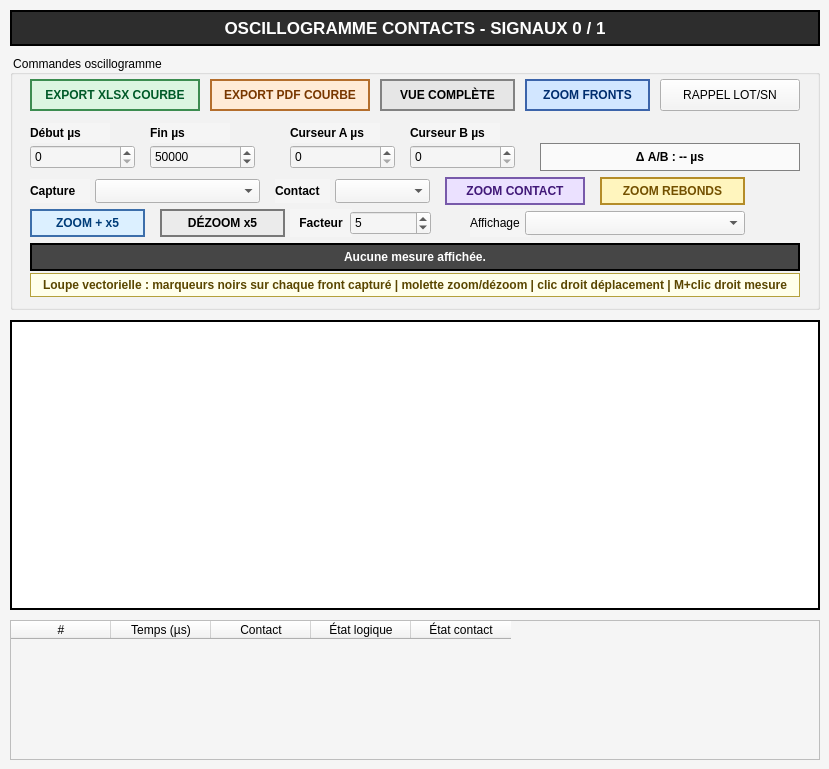
    <widget class="QWidget" name="tab_chrono_oscillo">
     <property name="styleSheet">
      <string>background-color: rgb(245,245,245);</string>
     </property>
     <attribute name="title">
      <string>Oscillogramme contacts</string>
     </attribute>
     <widget class="QLabel" name="label_oscillo_title">
      <property name="geometry">
       <rect>
        <x>10</x>
        <y>10</y>
        <width>810</width>
        <height>36</height>
       </rect>
      </property>
      <property name="styleSheet">
       <string>background-color: rgb(45,45,45); color: white; font-size: 13pt; font-weight: bold; border: 2px solid black;</string>
      </property>
      <property name="text">
       <string>OSCILLOGRAMME CONTACTS - SIGNAUX 0 / 1</string>
      </property>
      <property name="alignment">
       <set>Qt::AlignmentFlag::AlignCenter</set>
      </property>
     </widget>
     <widget class="QGroupBox" name="groupBox_oscillo_actions">
      <property name="geometry">
       <rect>
        <x>10</x>
        <y>55</y>
        <width>810</width>
        <height>255</height>
       </rect>
      </property>
      <property name="title">
       <string>Commandes oscillogramme</string>
      </property>
      <widget class="QPushButton" name="pushButton_oscillo_export_xlsx">
       <property name="geometry">
        <rect>
         <x>20</x>
         <y>24</y>
         <width>170</width>
         <height>32</height>
        </rect>
       </property>
       <property name="minimumSize">
        <size>
         <width>0</width>
         <height>32</height>
        </size>
       </property>
       <property name="styleSheet">
        <string>background-color: rgb(220,245,225); color: rgb(0,90,40); font-weight: bold; border: 2px solid rgb(60,140,80);</string>
       </property>
       <property name="text">
        <string>EXPORT XLSX COURBE</string>
       </property>
      </widget>
      <widget class="QPushButton" name="pushButton_oscillo_export_pdf">
       <property name="geometry">
        <rect>
         <x>200</x>
         <y>24</y>
         <width>160</width>
         <height>32</height>
        </rect>
       </property>
       <property name="minimumSize">
        <size>
         <width>0</width>
         <height>32</height>
        </size>
       </property>
       <property name="styleSheet">
        <string>background-color: rgb(255,235,215); color: rgb(120,55,0); font-weight: bold; border: 2px solid rgb(180,110,45);</string>
       </property>
       <property name="text">
        <string>EXPORT PDF COURBE</string>
       </property>
      </widget>
      <widget class="QPushButton" name="pushButton_oscillo_vue_complete">
       <property name="geometry">
        <rect>
         <x>370</x>
         <y>24</y>
         <width>135</width>
         <height>32</height>
        </rect>
       </property>
       <property name="styleSheet">
        <string>background-color: rgb(230,230,230); color: black; font-weight: bold; border: 2px solid rgb(130,130,130);</string>
       </property>
       <property name="text">
        <string>VUE COMPLÈTE</string>
       </property>
      </widget>
      <widget class="QPushButton" name="pushButton_oscillo_zoom_fronts">
       <property name="geometry">
        <rect>
         <x>515</x>
         <y>24</y>
         <width>125</width>
         <height>32</height>
        </rect>
       </property>
       <property name="styleSheet">
        <string>background-color: rgb(210,230,255); color: rgb(0,45,110); font-weight: bold; border: 2px solid rgb(60,100,170);</string>
       </property>
       <property name="text">
        <string>ZOOM FRONTS</string>
       </property>
      </widget>
      <widget class="QLabel" name="label_oscillo_status">
       <property name="geometry">
        <rect>
         <x>20</x>
         <y>188</y>
         <width>770</width>
         <height>28</height>
        </rect>
       </property>
       <property name="styleSheet">
        <string>background-color: rgb(70,70,70); color: white; font-weight: bold; border: 2px solid black;</string>
       </property>
       <property name="text">
        <string>Aucune mesure affichée.</string>
       </property>
       <property name="alignment">
        <set>Qt::AlignmentFlag::AlignCenter</set>
       </property>
      </widget>
      <widget class="QLabel" name="label_oscillo_zoom_start">
       <property name="geometry">
        <rect>
         <x>20</x>
         <y>68</y>
         <width>80</width>
         <height>20</height>
        </rect>
       </property>
       <property name="styleSheet">
        <string>font-weight: bold;</string>
       </property>
       <property name="text">
        <string>Début µs</string>
       </property>
      </widget>
      <widget class="QSpinBox" name="spinBox_oscillo_zoom_start_us">
       <property name="geometry">
        <rect>
         <x>20</x>
         <y>90</y>
         <width>105</width>
         <height>24</height>
        </rect>
       </property>
       <property name="maximum">
        <number>10000000</number>
       </property>
      </widget>
      <widget class="QLabel" name="label_oscillo_zoom_end">
       <property name="geometry">
        <rect>
         <x>140</x>
         <y>68</y>
         <width>80</width>
         <height>20</height>
        </rect>
       </property>
       <property name="styleSheet">
        <string>font-weight: bold;</string>
       </property>
       <property name="text">
        <string>Fin µs</string>
       </property>
      </widget>
      <widget class="QSpinBox" name="spinBox_oscillo_zoom_end_us">
       <property name="geometry">
        <rect>
         <x>140</x>
         <y>90</y>
         <width>105</width>
         <height>24</height>
        </rect>
       </property>
       <property name="maximum">
        <number>10000000</number>
       </property>
       <property name="value">
        <number>50000</number>
       </property>
      </widget>
      <widget class="QLabel" name="label_oscillo_cursor_a">
       <property name="geometry">
        <rect>
         <x>280</x>
         <y>68</y>
         <width>90</width>
         <height>20</height>
        </rect>
       </property>
       <property name="styleSheet">
        <string>font-weight: bold;</string>
       </property>
       <property name="text">
        <string>Curseur A µs</string>
       </property>
      </widget>
      <widget class="QSpinBox" name="spinBox_oscillo_cursor_a_us">
       <property name="geometry">
        <rect>
         <x>280</x>
         <y>90</y>
         <width>105</width>
         <height>24</height>
        </rect>
       </property>
       <property name="maximum">
        <number>10000000</number>
       </property>
      </widget>
      <widget class="QLabel" name="label_oscillo_cursor_b">
       <property name="geometry">
        <rect>
         <x>400</x>
         <y>68</y>
         <width>90</width>
         <height>20</height>
        </rect>
       </property>
       <property name="styleSheet">
        <string>font-weight: bold;</string>
       </property>
       <property name="text">
        <string>Curseur B µs</string>
       </property>
      </widget>
      <widget class="QSpinBox" name="spinBox_oscillo_cursor_b_us">
       <property name="geometry">
        <rect>
         <x>400</x>
         <y>90</y>
         <width>105</width>
         <height>24</height>
        </rect>
       </property>
       <property name="maximum">
        <number>10000000</number>
       </property>
      </widget>
      <widget class="QLabel" name="label_oscillo_delta">
       <property name="geometry">
        <rect>
         <x>530</x>
         <y>88</y>
         <width>260</width>
         <height>28</height>
        </rect>
       </property>
       <property name="styleSheet">
        <string>background-color: rgb(250,250,250); color: black; font-weight: bold; border: 1px solid rgb(130,130,130);</string>
       </property>
       <property name="text">
        <string>Δ A/B : -- µs</string>
       </property>
       <property name="alignment">
        <set>Qt::AlignmentFlag::AlignCenter</set>
       </property>
      </widget>
      <widget class="QLabel" name="label_oscillo_capture">
       <property name="geometry">
        <rect>
         <x>20</x>
         <y>124</y>
         <width>60</width>
         <height>24</height>
        </rect>
       </property>
       <property name="styleSheet">
        <string>font-weight: bold;</string>
       </property>
       <property name="text">
        <string>Capture</string>
       </property>
      </widget>
      <widget class="QComboBox" name="comboBox_oscillo_capture">
       <property name="geometry">
        <rect>
         <x>85</x>
         <y>124</y>
         <width>165</width>
         <height>24</height>
        </rect>
       </property>
      </widget>
      <widget class="QLabel" name="label_oscillo_contact">
       <property name="geometry">
        <rect>
         <x>265</x>
         <y>124</y>
         <width>55</width>
         <height>24</height>
        </rect>
       </property>
       <property name="styleSheet">
        <string>font-weight: bold;</string>
       </property>
       <property name="text">
        <string>Contact</string>
       </property>
      </widget>
      <widget class="QComboBox" name="comboBox_oscillo_contact">
       <property name="geometry">
        <rect>
         <x>325</x>
         <y>124</y>
         <width>95</width>
         <height>24</height>
        </rect>
       </property>
      </widget>
      <widget class="QPushButton" name="pushButton_oscillo_zoom_contact">
       <property name="geometry">
        <rect>
         <x>435</x>
         <y>122</y>
         <width>140</width>
         <height>28</height>
        </rect>
       </property>
       <property name="styleSheet">
        <string>background-color: rgb(235,225,255); color: rgb(65,25,120); font-weight: bold; border: 2px solid rgb(120,90,170);</string>
       </property>
       <property name="text">
        <string>ZOOM CONTACT</string>
       </property>
      </widget>
      <widget class="QPushButton" name="pushButton_oscillo_zoom_rebonds">
       <property name="geometry">
        <rect>
         <x>590</x>
         <y>122</y>
         <width>145</width>
         <height>28</height>
        </rect>
       </property>
       <property name="styleSheet">
        <string>background-color: rgb(255,245,190); color: rgb(115,80,0); font-weight: bold; border: 2px solid rgb(180,140,40);</string>
       </property>
       <property name="text">
        <string>ZOOM REBONDS</string>
       </property>
      </widget>
      <widget class="QPushButton" name="pushButton_oscillo_zoom_in">
       <property name="geometry">
        <rect>
         <x>20</x>
         <y>154</y>
         <width>115</width>
         <height>28</height>
        </rect>
       </property>
       <property name="styleSheet">
        <string>background-color: rgb(220,240,255); color: rgb(0,60,120); font-weight: bold; border: 2px solid rgb(60,110,170);</string>
       </property>
       <property name="text">
        <string>ZOOM + x5</string>
       </property>
      </widget>
      <widget class="QPushButton" name="pushButton_oscillo_zoom_out">
       <property name="geometry">
        <rect>
         <x>150</x>
         <y>154</y>
         <width>125</width>
         <height>28</height>
        </rect>
       </property>
       <property name="styleSheet">
        <string>background-color: rgb(235,235,235); color: black; font-weight: bold; border: 2px solid rgb(120,120,120);</string>
       </property>
       <property name="text">
        <string>DÉZOOM x5</string>
       </property>
      </widget>
      <widget class="QLabel" name="label_oscillo_zoom_factor">
       <property name="geometry">
        <rect>
         <x>280</x>
         <y>154</y>
         <width>62</width>
         <height>28</height>
        </rect>
       </property>
       <property name="styleSheet">
        <string>font-weight: bold;</string>
       </property>
       <property name="text">
        <string>Facteur</string>
       </property>
       <property name="alignment">
        <set>Qt::AlignmentFlag::AlignCenter</set>
       </property>
      </widget>
      <widget class="QSpinBox" name="spinBox_oscillo_zoom_factor">
       <property name="geometry">
        <rect>
         <x>340</x>
         <y>156</y>
         <width>81</width>
         <height>24</height>
        </rect>
       </property>
       <property name="minimum">
        <number>2</number>
       </property>
       <property name="maximum">
        <number>100</number>
       </property>
       <property name="value">
        <number>5</number>
       </property>
      </widget>
      <widget class="QLabel" name="label_oscillo_vectoriel_info">
       <property name="geometry">
        <rect>
         <x>20</x>
         <y>218</y>
         <width>770</width>
         <height>24</height>
        </rect>
       </property>
       <property name="styleSheet">
        <string>background-color: rgb(255,255,235); color: rgb(90,70,0); font-weight: bold; border: 1px solid rgb(180,160,60);</string>
       </property>
       <property name="text">
        <string>Loupe vectorielle : marqueurs noirs sur chaque front capturé | molette zoom/dézoom | clic droit déplacement | M+clic droit mesure</string>
       </property>
       <property name="alignment">
        <set>Qt::AlignmentFlag::AlignCenter</set>
       </property>
      </widget>
      <widget class="QPushButton" name="pushButton_oscillo_load_saved">
       <property name="geometry">
        <rect>
         <x>650</x>
         <y>24</y>
         <width>140</width>
         <height>32</height>
        </rect>
       </property>
       <property name="text">
        <string>RAPPEL LOT/SN</string>
       </property>
      </widget>
      <widget class="QLabel" name="label_oscillo_display_mode">
       <property name="geometry">
        <rect>
         <x>460</x>
         <y>154</y>
         <width>61</width>
         <height>28</height>
        </rect>
       </property>
       <property name="text">
        <string>Affichage</string>
       </property>
      </widget>
      <widget class="QComboBox" name="comboBox_oscillo_display_mode">
       <property name="geometry">
        <rect>
         <x>515</x>
         <y>156</y>
         <width>220</width>
         <height>24</height>
        </rect>
       </property>
      </widget>
     </widget>
     <widget class="QWidget" name="widget_oscillo_canvas" native="true">
      <property name="geometry">
       <rect>
        <x>10</x>
        <y>320</y>
        <width>810</width>
        <height>290</height>
       </rect>
      </property>
      <property name="styleSheet">
       <string>background-color: white; border: 2px solid black;</string>
      </property>
     </widget>
     <widget class="QTableWidget" name="tableWidget_oscillo_points">
      <property name="geometry">
       <rect>
        <x>10</x>
        <y>620</y>
        <width>810</width>
        <height>140</height>
       </rect>
      </property>
      <property name="editTriggers">
       <set>QAbstractItemView::EditTrigger::NoEditTriggers</set>
      </property>
      <column>
       <property name="text">
        <string>#</string>
       </property>
      </column>
      <column>
       <property name="text">
        <string>Temps (µs)</string>
       </property>
      </column>
      <column>
       <property name="text">
        <string>Contact</string>
       </property>
      </column>
      <column>
       <property name="text">
        <string>État logique</string>
       </property>
      </column>
      <column>
       <property name="text">
        <string>État contact</string>
       </property>
      </column>
     </widget>
    </widget>
